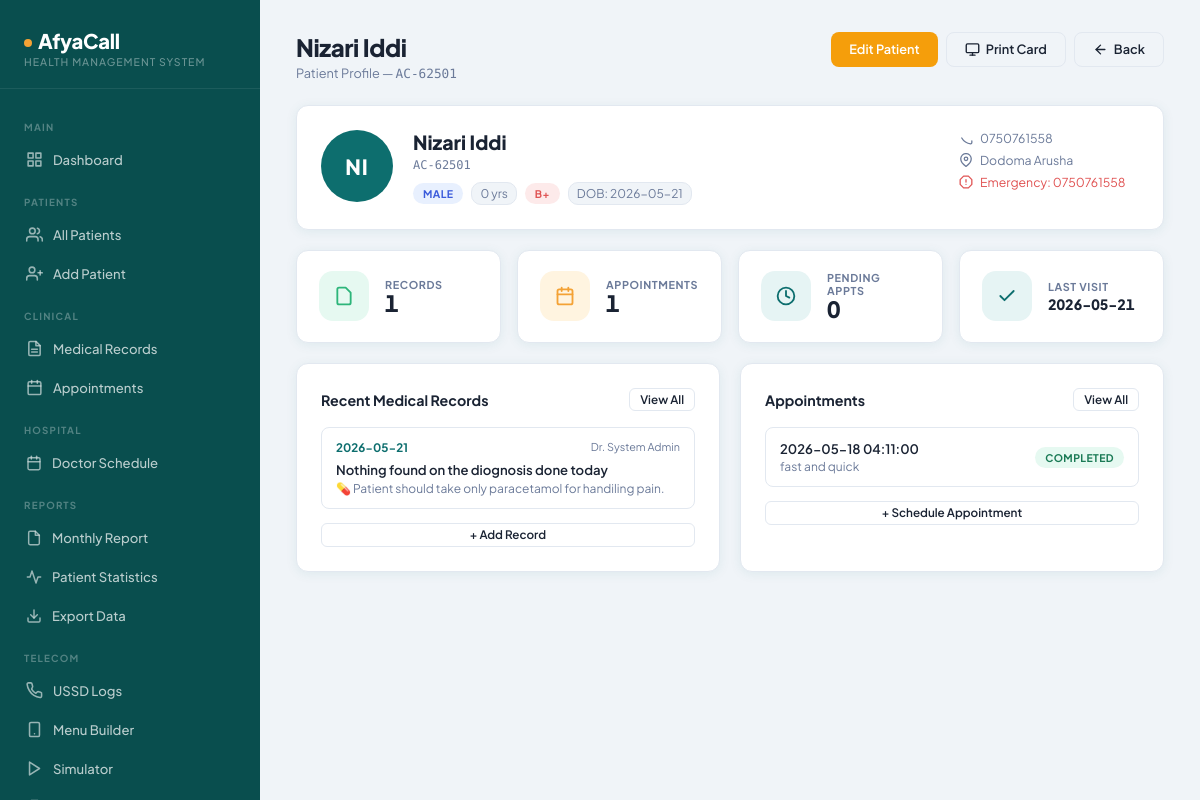
Screenshot of /patients/view_patient.php?id=1 (signed in) with the database file from the repository.
### tables this page shows
CREATE TABLE `patients` (
  `id` int NOT NULL AUTO_INCREMENT,
  `patient_code` varchar(20) NOT NULL,
  `full_name` varchar(100) NOT NULL,
  `gender` enum('Male','Female') NOT NULL,
  `date_of_birth` date DEFAULT NULL,
  `phone` varchar(20) DEFAULT NULL,
  `address` text,
  `blood_group` varchar(5) DEFAULT NULL,
  `emergency_contact` varchar(20) DEFAULT NULL,
  `registered_by` int DEFAULT NULL,
  `created_at` timestamp NULL DEFAULT CURRENT_TIMESTAMP,
  PRIMARY KEY (`id`),
  UNIQUE KEY `patient_code` (`patient_code`),
  UNIQUE KEY `phone` (`phone`),
  KEY `registered_by` (`registered_by`),
  KEY `idx_patient_code` (`patient_code`),
  KEY `idx_phone` (`phone`),
  CONSTRAINT `patients_ibfk_1` FOREIGN KEY (`registered_by`) REFERENCES `admins` (`id`)
);

CREATE TABLE `medical_records` (
  `id` int NOT NULL AUTO_INCREMENT,
  `patient_id` int NOT NULL,
  `diagnosis` text NOT NULL,
  `medication` text,
  `allergies` text,
  `notes` text,
  `visit_date` date DEFAULT NULL,
  `next_appointment` date DEFAULT NULL,
  `recorded_by` int DEFAULT NULL,
  `created_at` timestamp NULL DEFAULT CURRENT_TIMESTAMP,
  PRIMARY KEY (`id`),
  KEY `patient_id` (`patient_id`),
  KEY `recorded_by` (`recorded_by`),
  CONSTRAINT `medical_records_ibfk_1` FOREIGN KEY (`patient_id`) REFERENCES `patients` (`id`),
  CONSTRAINT `medical_records_ibfk_2` FOREIGN KEY (`recorded_by`) REFERENCES `admins` (`id`)
);

CREATE TABLE `appointments` (
  `id` int NOT NULL AUTO_INCREMENT,
  `patient_id` int NOT NULL,
  `appointment_date` datetime NOT NULL,
  `status` enum('Pending','Completed','Missed') DEFAULT 'Pending',
  `remarks` text,
  `created_at` timestamp NULL DEFAULT CURRENT_TIMESTAMP,
  PRIMARY KEY (`id`),
  KEY `patient_id` (`patient_id`),
  CONSTRAINT `appointments_ibfk_1` FOREIGN KEY (`patient_id`) REFERENCES `patients` (`id`)
);

### patients/view_patient.php (the view, shortened to what this page needs)
<?php
include("../config/database.php");
$id = intval($_GET['id'] ?? 0);
$patient = mysqli_fetch_assoc(mysqli_query($conn, "SELECT * FROM patients WHERE id='$id'"));
$rec_count  = mysqli_fetch_assoc(mysqli_query($conn, "SELECT COUNT(*) AS t FROM medical_records WHERE patient_id='$id'"))['t'];
$appt_count = mysqli_fetch_assoc(mysqli_query($conn, "SELECT COUNT(*) AS t FROM appointments WHERE patient_id='$id'"))['t'];
$appt_pend  = mysqli_fetch_assoc(mysqli_query($conn, "SELECT COUNT(*) AS t FROM appointments WHERE patient_id='$id' AND status='Pending'"))['t'];
$last_visit = mysqli_fetch_assoc(mysqli_query($conn, "SELECT visit_date FROM medical_records WHERE patient_id='$id' ORDER BY visit_date DESC LIMIT 1"));
$records = mysqli_query($conn, "
    SELECT medical_records.*, admins.full_name AS doctor_name
    FROM medical_records
    INNER JOIN admins ON medical_records.recorded_by = admins.id
    WHERE patient_id='$id'
    ORDER BY visit_date DESC LIMIT 5
");
$appointments = mysqli_query($conn, "
    SELECT * FROM appointments WHERE patient_id='$id' ORDER BY appointment_date DESC LIMIT 5
");
$age = '';
if ($patient['date_of_birth']) {
    $dob = new DateTime($patient['date_of_birth']);
    $age = $dob->diff(new DateTime())->y . ' yrs';
}
?>
<?php include("../includes/header.php"); ?>
<div class="app-wrapper">
    <?php include("../includes/sidebar.php"); ?>
    <main class="main-content">
        <div class="page-header">
            <div>
                <div class="page-title"><?php echo htmlspecialchars($patient['full_name']); ?></div>
                <div class="page-subtitle">
                    Patient Profile &mdash;
                    <span style="font-family:var(--font-mono);"><?php echo htmlspecialchars($patient['patient_code']); ?></span>
                </div>
            </div>
            <div style="display:flex;gap:8px;">
                <a href="edit_patient.php?id=<?php echo $id; ?>" class="btn btn-warning">Edit Patient</a>
                <a href="patient_card.php?id=<?php echo $id; ?>" class="btn btn-outline" target="_blank">
                    <svg width="15" height="15" viewBox="0 0 24 24" fill="none" stroke="currentColor" stroke-width="2.2" stroke-linecap="round" stroke-linejoin="round"><rect x="2" y="3" width="20" height="14" rx="2" ry="2"/><line x1="8" y1="21" x2="16" y2="21"/><line x1="12" y1="17" x2="12" y2="21"/></svg>
                    Print Card
                </a>
                <a href="view_patients.php" class="btn btn-outline">
                    <svg width="15" height="15" viewBox="0 0 24 24" fill="none" stroke="currentColor" stroke-width="2.2" stroke-linecap="round" stroke-linejoin="round"><line x1="19" y1="12" x2="5" y2="12"/><polyline points="12 19 5 12 12 5"/></svg>
                    Back
                </a>
            </div>
        </div>
        <div class="card card-body" style="margin-bottom:20px;">
            <div class="profile-header">
                <div class="profile-avatar">
                    <?php echo strtoupper(substr($patient['full_name'],0,2)); ?>
                </div>
                <div class="profile-info">
                    <h2 style="font-size:1.3rem;font-weight:800;margin-bottom:4px;"><?php echo htmlspecialchars($patient['full_name']); ?></h2>
                    <div style="font-family:var(--font-mono);font-size:.8rem;color:var(--text-muted);margin-bottom:10px;"><?php echo htmlspecialchars($patient['patient_code']); ?></div>
                    <div class="profile-meta">
                        <span class="badge <?php echo $patient['gender']==='Male' ? 'badge-blue' : 'badge-primary'; ?>"><?php echo htmlspecialchars($patient['gender']); ?></span>
                        <?php if($age): ?><span class="profile-meta-item"><?php echo $age; ?></span><?php endif; ?>
                        <?php if($patient['blood_group']): ?><span class="badge badge-danger"><?php echo htmlspecialchars($patient['blood_group']); ?></span><?php endif; ?>
                        <?php if($patient['date_of_birth']): ?><span class="profile-meta-item">DOB: <?php echo htmlspecialchars($patient['date_of_birth']); ?></span><?php endif; ?>
                    </div>
                </div>
                <div class="profile-contact">
                    <?php if($patient['phone']): ?>
                    <div class="profile-contact-item">
                        <svg width="14" height="14" viewBox="0 0 24 24" fill="none" stroke="currentColor" stroke-width="2.2" stroke-linecap="round" stroke-linejoin="round"><path d="M22 16.92v3a2 2 0 0 1-2.18 2 19.79 19.79 0 0 1-8.63-3.07A19.5 19.5 0 0 1 4.69 12"/></svg>
                        <?php echo htmlspecialchars($patient['phone']); ?>
                    </div>
                    <?php endif; ?>
                    <?php if($patient['address']): ?>
                    <div class="profile-contact-item">
                        <svg width="14" height="14" viewBox="0 0 24 24" fill="none" stroke="currentColor" stroke-width="2.2" stroke-linecap="round" stroke-linejoin="round"><path d="M21 10c0 7-9 13-9 13s-9-6-9-13a9 9 0 0 1 18 0z"/><circle cx="12" cy="10" r="3"/></svg>
                        <?php echo htmlspecialchars($patient['address']); ?>
                    </div>
                    <?php endif; ?>
                    <?php if($patient['emergency_contact']): ?>
                    <div class="profile-contact-item" style="color:var(--danger);">
                        Emergency: <?php echo htmlspecialchars($patient['emergency_contact']); ?>
                    </div>
                    <?php endif; ?>
                </div>
            </div>
        </div>
        <div class="stats-grid" style="grid-template-columns:repeat(4,1fr);margin-bottom:20px;">
            <div class="stat-card">
                <div class="stat-icon green"><svg width="20" height="20" viewBox="0 0 24 24" fill="none" stroke="currentColor" stroke-width="2.2" stroke-linecap="round" stroke-linejoin="round"><path d="M14 2H6a2 2 0 0 0-2 2v16a2 2 0 0 0 2 2h12a2 2 0 0 0 2-2V8z"/></svg></div>
                <div><div class="stat-label">Records</div><div class="stat-value" style="font-size:1.5rem;"><?php echo $rec_count; ?></div></div>
            </div>
            <div class="stat-card">
                <div class="stat-icon amber"><svg width="20" height="20" viewBox="0 0 24 24" fill="none" stroke="currentColor" stroke-width="2.2" stroke-linecap="round" stroke-linejoin="round"><rect x="3" y="4" width="18" height="18" rx="2" ry="2"/><line x1="16" y1="2" x2="16" y2="6"/><line x1="8" y1="2" x2="8" y2="6"/><line x1="3" y1="10" x2="21" y2="10"/></svg></div>
                <div><div class="stat-label">Appointments</div><div class="stat-value" style="font-size:1.5rem;"><?php echo $appt_count; ?></div></div>
            </div>
            <div class="stat-card">
                <div class="stat-icon <?php echo $appt_pend > 0 ? 'amber' : 'teal'; ?>"><svg width="20" height="20" viewBox="0 0 24 24" fill="none" stroke="currentColor" stroke-width="2.2" stroke-linecap="round" stroke-linejoin="round"><circle cx="12" cy="12" r="10"/><polyline points="12 6 12 12 16 14"/></svg></div>
                <div><div class="stat-label">Pending Appts</div><div class="stat-value" style="font-size:1.5rem;"><?php echo $appt_pend; ?></div></div>
            </div>
            <div class="stat-card">
                <div class="stat-icon teal"><svg width="20" height="20" viewBox="0 0 24 24" fill="none" stroke="currentColor" stroke-width="2.2" stroke-linecap="round" stroke-linejoin="round"><polyline points="20 6 9 17 4 12"/></svg></div>
                <div><div class="stat-label">Last Visit</div><div class="stat-value" style="font-size:.95rem;margin-top:4px;"><?php echo $last_visit ? htmlspecialchars($last_visit['visit_date']) : '—'; ?></div></div>
            </div>
        </div>
        <div class="dash-grid">
            <div class="card card-body">
                <div style="display:flex;justify-content:space-between;align-items:center;margin-bottom:16px;">
                    <div style="font-weight:700;font-size:.95rem;">Recent Medical Records</div>
                    <a href="../medical_records/patient_history.php?id=<?php echo $id; ?>" class="btn btn-outline btn-sm">View All</a>
                </div>
                <?php if(mysqli_num_rows($records) == 0): ?>
                    <div class="empty-state" style="padding:24px 0;">
                        <svg width="32" height="32" viewBox="0 0 24 24" fill="none" stroke="currentColor" stroke-width="1.5" stroke-linecap="round" stroke-linejoin="round"><path d="M14 2H6a2 2 0 0 0-2 2v16a2 2 0 0 0 2 2h12a2 2 0 0 0 2-2V8z"/></svg>
                        <p style="margin-top:8px;">No records yet</p>
                    </div>
                <?php else: ?>
                <div style="display:flex;flex-direction:column;gap:12px;">
                <?php while($r = mysqli_fetch_assoc($records)): ?>
                    <div style="border:1px solid var(--border);border-radius:var(--radius-sm);padding:12px 14px;">
                        <div style="display:flex;justify-content:space-between;margin-bottom:6px;">
                            <span style="font-size:.78rem;font-weight:700;color:var(--primary);"><?php echo htmlspecialchars($r['visit_date']); ?></span>
                            <span style="font-size:.72rem;color:var(--text-muted);">Dr. <?php echo htmlspecialchars($r['doctor_name']); ?></span>
                        </div>
                        <div style="font-size:.875rem;font-weight:600;margin-bottom:3px;"><?php echo htmlspecialchars($r['diagnosis']); ?></div>
                        <?php if($r['medication']): ?>
                        <div style="font-size:.8rem;color:var(--text-muted);">💊 <?php echo htmlspecialchars($r['medication']); ?></div>
                        <?php endif; ?>
                    </div>
                <?php endwhile; ?>
                </div>
                <?php endif; ?>
                <div style="margin-top:14px;">
                    <a href="../medical_records/add_record.php" class="btn btn-outline btn-sm" style="width:100%;justify-content:center;">+ Add Record</a>
                </div>
            </div>
            <div class="card card-body">
                <div style="display:flex;justify-content:space-between;align-items:center;margin-bottom:16px;">
                    <div style="font-weight:700;font-size:.95rem;">Appointments</div>
                    <a href="../appointments/view_appointments.php" class="btn btn-outline btn-sm">View All</a>
                </div>
                <?php if(mysqli_num_rows($appointments) == 0): ?>
                    <div class="empty-state" style="padding:24px 0;">
                        <svg width="32" height="32" viewBox="0 0 24 24" fill="none" stroke="currentColor" stroke-width="1.5" stroke-linecap="round" stroke-linejoin="round"><rect x="3" y="4" width="18" height="18" rx="2" ry="2"/></svg>
                        <p style="margin-top:8px;">No appointments</p>
                    </div>
                <?php else: ?>
                <div style="display:flex;flex-direction:column;gap:12px;">
                <?php while($a = mysqli_fetch_assoc($appointments)): ?>
                    <div style="border:1px solid var(--border);border-radius:var(--radius-sm);padding:12px 14px;display:flex;justify-content:space-between;align-items:center;">
                        <div>
                            <div style="font-size:.875rem;font-weight:600;"><?php echo htmlspecialchars($a['appointment_date']); ?></div>
                            <?php if($a['remarks']): ?>
                            <div style="font-size:.8rem;color:var(--text-muted);margin-top:2px;"><?php echo htmlspecialchars(substr($a['remarks'],0,50)); ?></div>
                            <?php endif; ?>
                        </div>
                        <?php
                        $sc = $a['status']==='Completed' ? 'badge-success' : ($a['status']==='Missed' ? 'badge-danger' : 'badge-warning');
                        ?>
                        <span class="badge <?php echo $sc; ?>"><?php echo htmlspecialchars($a['status']); ?></span>
                    </div>
                <?php endwhile; ?>
                </div>
                <?php endif; ?>
                <div style="margin-top:14px;">
                    <a href="../appointments/add_appointment.php" class="btn btn-outline btn-sm" style="width:100%;justify-content:center;">+ Schedule Appointment</a>
                </div>
            </div>
        </div>
    </main>
</div>
<?php include("../includes/footer.php"); ?>

### rows the page displays
patients: full_name "Nizari Iddi", patient_code "AC-62501", full_name "NI", gender "MALE", date_of_birth "0 yrs", blood_group "B+", date_of_birth "2026-05-21", phone "0750761558", address "Dodoma Arusha", emergency_contact "0750761558"
medical_records: visit_date "2026-05-21", recorded_by.full_name "System Admin", diagnosis "Nothing found on the diognosis done today", medication "Patient should take only paracetamol for handiling pain."
appointments: appointment_date "2026-05-18 04:11:00", remarks "fast and quick", status "COMPLETED"

### other values shown
$rec_count "1"
$appt_count "1"
$appt_pend "0"
